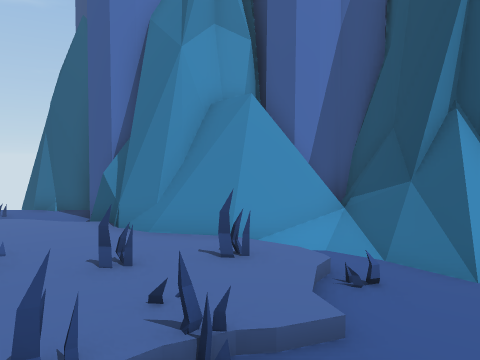
[1] (above)

24 first-person views from a walk through a Unity game level. The camera is 1.4 m above the floor, tilts 4° down and sees 70° across. The floor is counted in squares, 1 m on a side. Each view is taken from the middle of a square. On the plan, view 1 faces up. The plan holds only what a view shows up to about 15 squares ahead; the rest is blank. The place goes on beyond the plan. The player character is not drawn. Some surface patterns are stand-ins.

[2]
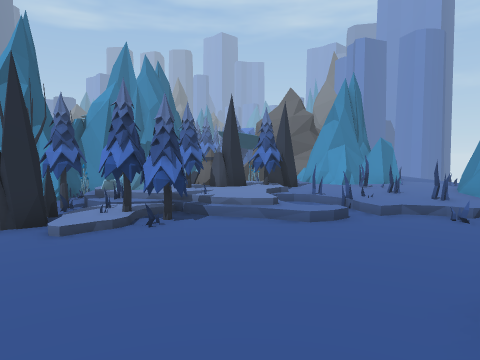

[3]
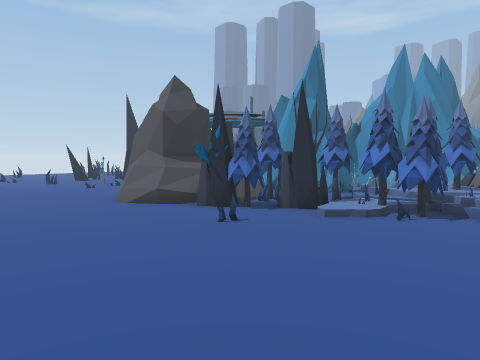

[4]
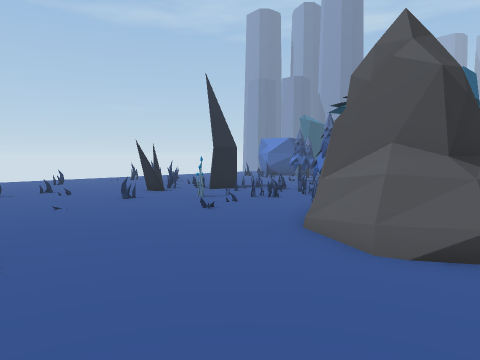

[5]
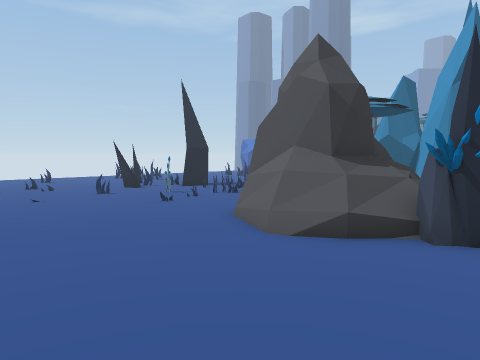

[6]
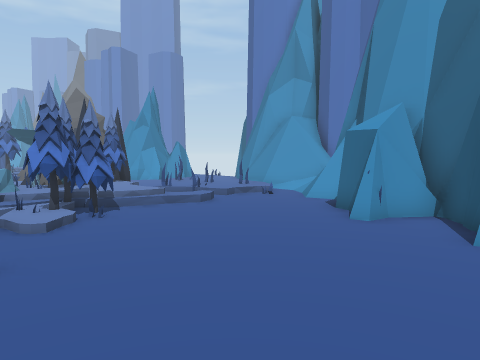

[7]
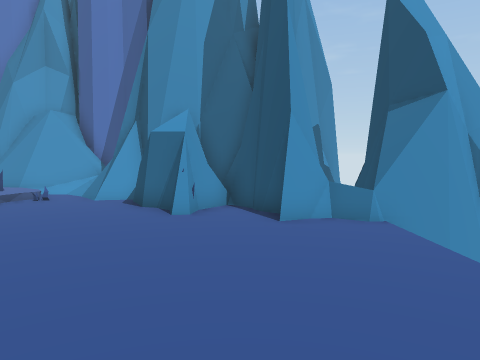

[8]
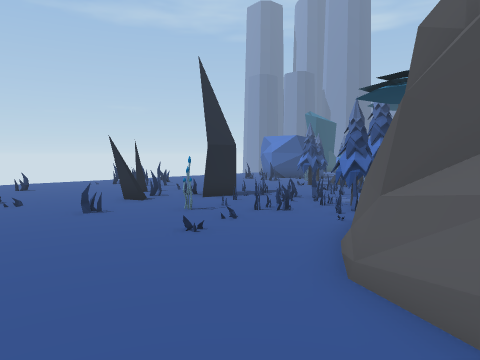

[9]
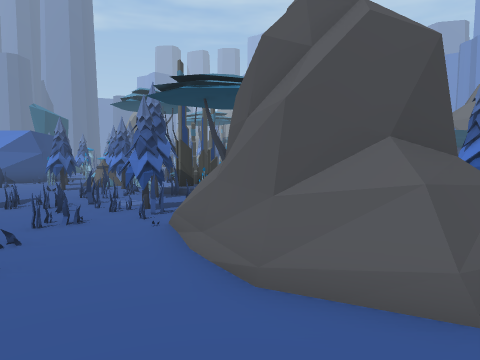

[10]
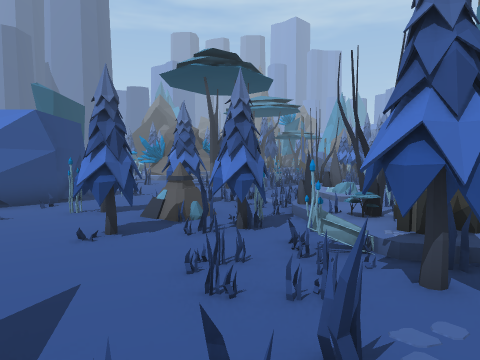

[11]
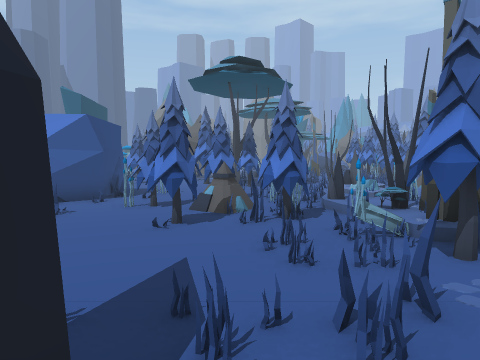

[12]
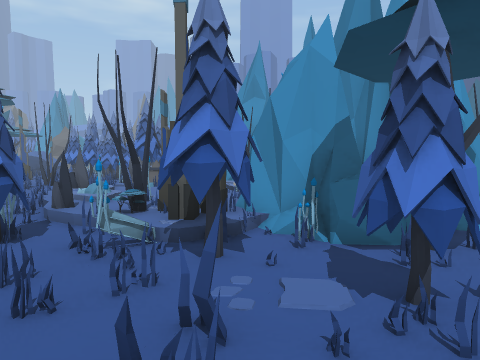

[13]
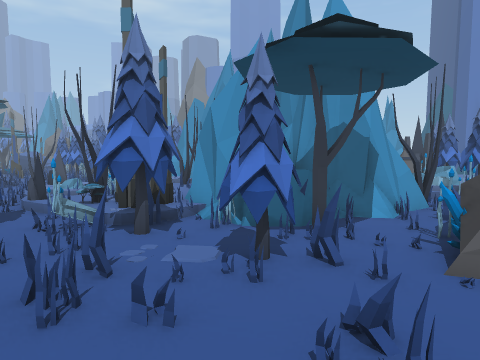

[14]
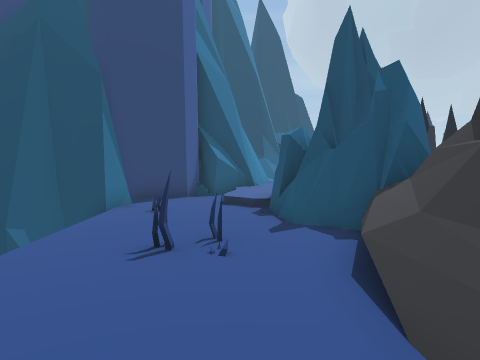

[15]
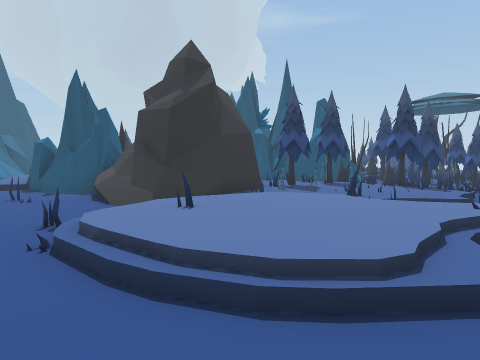

[16]
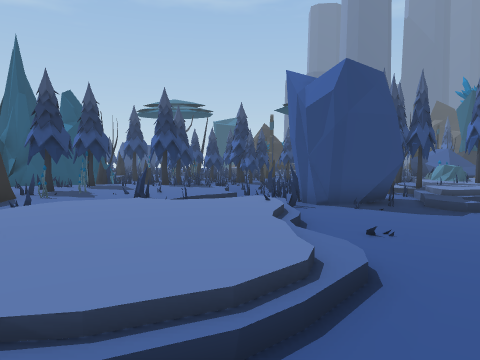

[17]
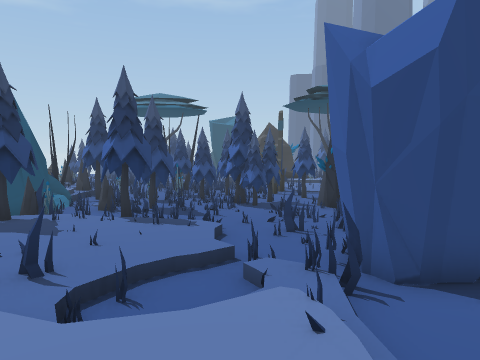

[18]
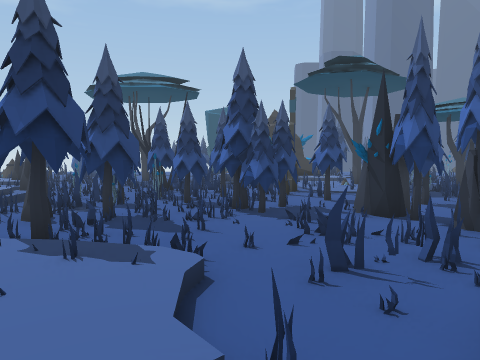

[19]
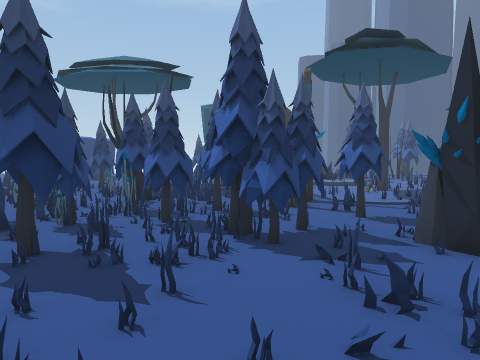

[20]
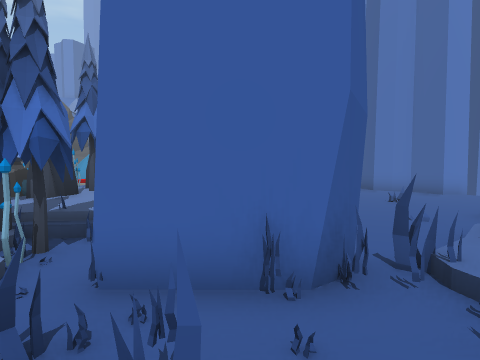

[21]
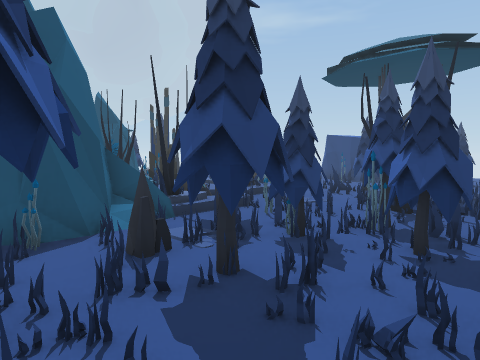

[22]
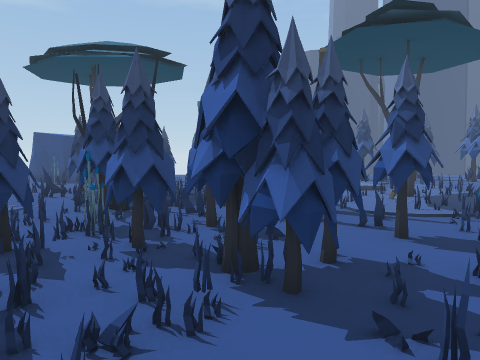

[23]
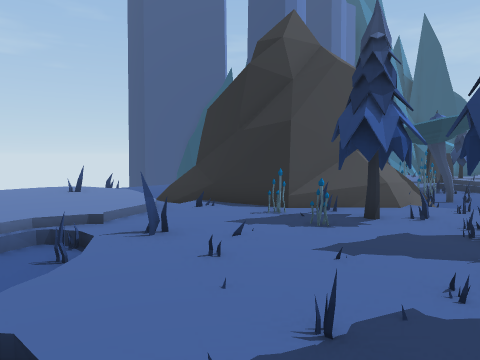

[24]
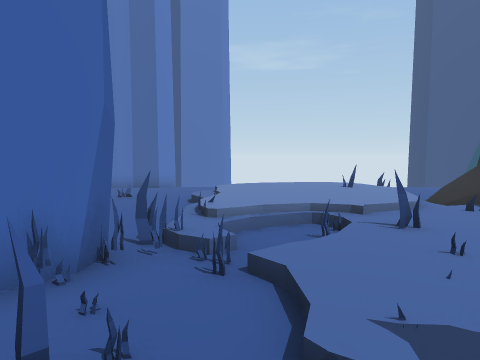

### Floor plan
Key: @ floor where view 1 was taken; # wall or solid block; x gap in a wall; . main floor; : floor 0.25 m higher than the main floor; + floor 0.5 m higher than the main floor; * floor 1 m higher than the main floor; / step, stairs or slope; = window, fence, low wall or low ledge; ^ raised ledge; v drop or lower ground; T thing the floor can be seen under or through; R tree; P pyramid; C crystal; A antenna; O other object.
Columns run from 26 left of view 1 to 13 right of it. Each row starts with its distance up from view 1.
 12   #               v###
 11 ###. .      ........###
 10 ...................=..##
  9 ...../////=....#......##
  8 ....//++++/.....=.../:/########
  7 ..../+++#+/......==##:::=###O##
  6  .../+++++/^^====####=:::::/.###
  5  .../+++++/^#########=#:=:=//==##
  4 ..../++++//##       ##=::::/...###
  3 ..../////:/##       #::::==/....#####
  2 ....//=/::=#         ##:=../....=..#####
  1 OOOO#//:=::#          ##=///.........vvv
  0 OO O.=::::=#           ##+@/.........v
 -1 # OO..:::::#           ##+=##........
 -2 #.O==.//::##           ##+TTT........
 -3 #:...//#####            #+:TT........
 -4 ##=#/.=/##               +T=T..=.....
 -5 ####=...#             # .=T ###......
 -6   ####=.T             ####= ###.....
 -7     ###.TT  ##  #            ##......
 -8      #TTTTTTT#* #            ##=....
 -9  #####TTT=TT::P ####        ####....
-10   =A##TTT...#PP:= :#      #####=....
-11   #A #==R#....::: ##     ##C###.....
-12  =#A  =.RR....++:####    ##===.....=
-13   =   #= #....#x==:#######=.........
-14 O:    .=  # ...:::###:####..........
-15 #:    .=   =# =...=...##=..=........
-16 =:    /=   ##=#=#.###.====.........
-17           R##. ##=##=..............
-18                 #=TTT....##=...=...
-19             .....TT...... #........
-20             ..# .TT....  ..==#.....
-21               OOO..=.    .........

Positions as (right, up) in squares from view 1, and headings:
1: (0, 0), facing up
2: (9, 0), facing left
3: (10, 1), facing down-left
4: (10, -7), facing down-left
5: (10, -5), facing down-left
6: (10, -5), facing up-left
7: (8, -6), facing up
8: (8, -9), facing down-left
9: (8, -11), facing left
10: (0, -16), facing left
11: (1, -17), facing left
12: (0, -17), facing up-left
13: (2, -17), facing up-left
14: (-16, 8), facing right
15: (-23, 11), facing down-right
16: (-21, 11), facing down
17: (-21, 6), facing down
18: (-21, 2), facing down
19: (-21, -1), facing down
20: (-21, -3), facing up-left
21: (-21, -3), facing down-right
22: (-21, -3), facing down
23: (-21, -3), facing up-right
24: (-21, -4), facing up
